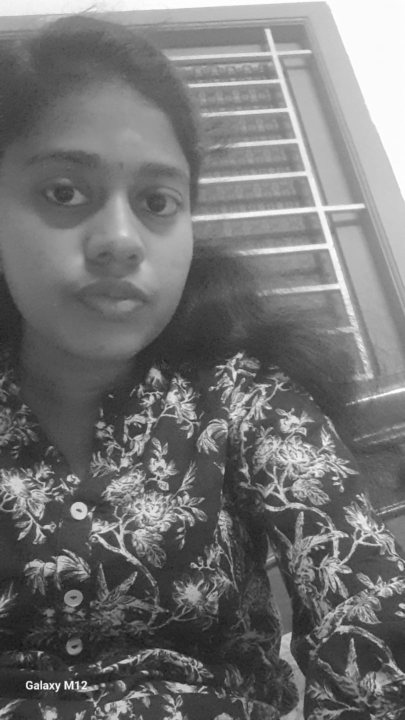
#> input picture vision/dataset/Ashwiga/blur_5_IMG-20251125-WA0017.jpg, 810 x 1440 px (shown at 1/2 size); its folder holds only this picture in this run
$ python train_emb.py
#> lines starting #> are read from the running program, lines starting #| are printed output that depends on the picture
import cv2
import os
import json
import numpy as np

DATASET_DIR = "dataset"
OUTPUT_DIR = "embeddings"

MODEL_PATH = os.path.join(OUTPUT_DIR, "faces.yml")
LABEL_MAP_PATH = os.path.join(OUTPUT_DIR, "label_map.json")

MAX_FACES_PER_LABEL = 200

os.makedirs(OUTPUT_DIR, exist_ok=True)

# Load Haar Cascade
cascade_path = cv2.data.haarcascades + "haarcascade_frontalface_default.xml"
face_cascade = cv2.CascadeClassifier(cascade_path)

if face_cascade.empty():
    raise RuntimeError("❌ Haar cascade not loaded")

# LBPH recognizer
recognizer = cv2.face.LBPHFaceRecognizer_create(
    radius=1,
    neighbors=8,
    grid_x=8,
    grid_y=8
)

faces = []
labels = []
label_map = {}
label_id = 0

print("🔁 Training started...")

for person_name in sorted(os.listdir(DATASET_DIR)):
    person_path = os.path.join(DATASET_DIR, person_name)

    if not os.path.isdir(person_path):
        continue

    label_map[label_id] = person_name
    face_count = 0

    for img_name in os.listdir(person_path):
        if face_count >= MAX_FACES_PER_LABEL:
            break

        img_path = os.path.join(person_path, img_name)

        img = cv2.imread(img_path, cv2.IMREAD_GRAYSCALE)
#> img is the input picture: shape (1440, 810); min 19, max 255, mean 116.1
        if img is None:
            continue

        detected_faces = face_cascade.detectMultiScale(
            img,
            scaleFactor=1.2,
            minNeighbors=5,
            minSize=(60, 60)
        )
#> detected_faces = [[6, 234, 444, 444]]

        for (x, y, w, h) in detected_faces:
            if face_count >= MAX_FACES_PER_LABEL:
                break

            face = img[y:y+h, x:x+w]
            face = cv2.resize(face, (200, 200))

            faces.append(face)
            labels.append(label_id)
            face_count += 1
#> this loop made 1 pass
#> (x, y, w, h, face_count) on pass 1: (6, 234, 444, 444, 1)
#> pass 1, `face = img[y:y+h, x:x+w]`:
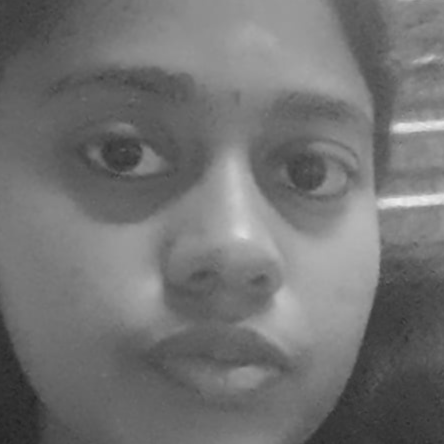
#> face: shape (444, 444); min 34, max 236, mean 114.3
#> after the loop, face_count = 1; faces = 1 item; labels = [0]

    print(f"✔ {person_name}: {face_count} faces used")
#| ✔ Ashwiga: 1 faces used
    label_id += 1

if len(faces) == 0:
    raise RuntimeError("❌ No faces found for training")

# Train model
recognizer.train(faces, np.array(labels))

# Save model
recognizer.write(MODEL_PATH)

# Save label map
with open(LABEL_MAP_PATH, "w") as f:
    json.dump(label_map, f, indent=4)

print("✅ Training complete")
print(f"📦 Model saved: {MODEL_PATH}")
print(f"🗂️ Labels saved: {LABEL_MAP_PATH}")
print(f"🧠 Total faces trained: {len(faces)}")
#| 🧠 Total faces trained: 1
